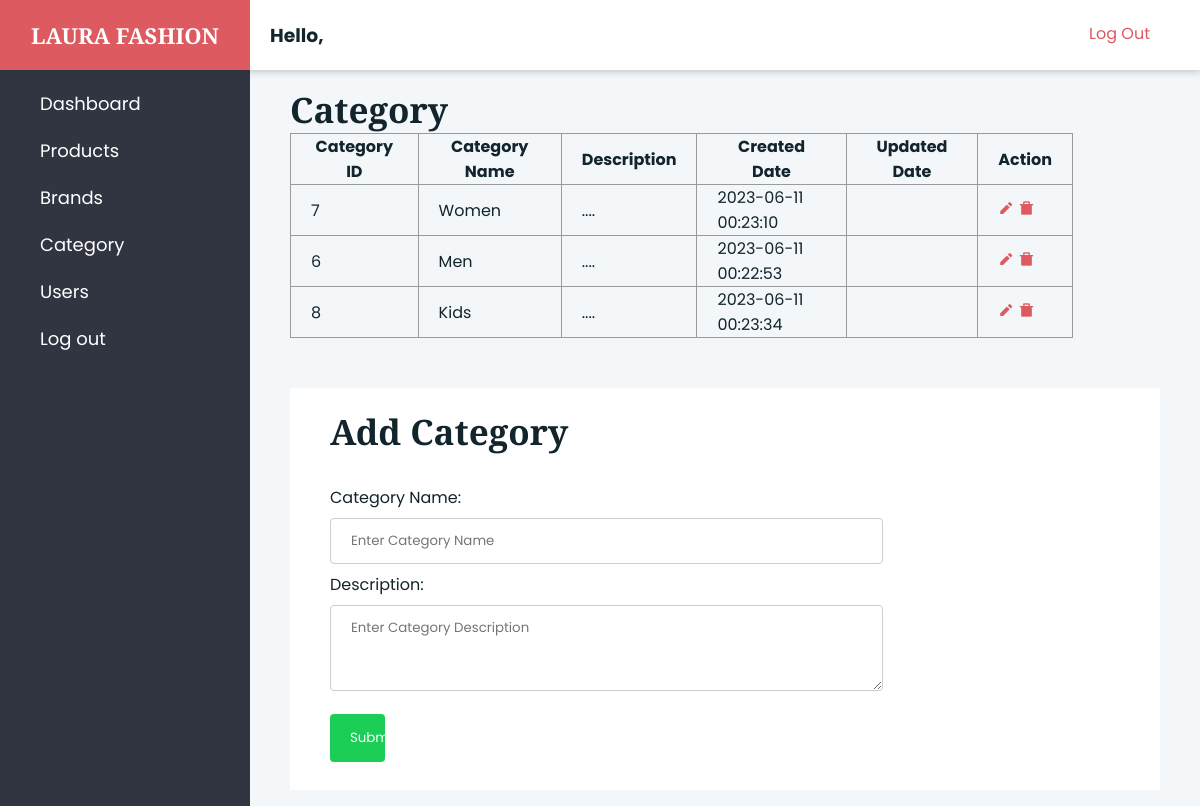
Screenshot of /admin/category.php with the database file from the repository.
### tables this page shows
CREATE TABLE `category` (
  `category_id` int(11) NOT NULL,
  `name` varchar(50) DEFAULT NULL,
  `description` text DEFAULT NULL,
  `created_at` datetime DEFAULT NULL,
  `updated_at` datetime DEFAULT NULL
);

### admin/category.php (the view, shortened to what this page needs)
<!DOCTYPE html>
<html lang="en">
<head>
  <?php
  include '../includes/config.php';
  include '../includes/header.php';
  $username = $_SESSION['username'];
  ?>
  <link rel="stylesheet" href="assets/admin-style.css">
</head>
<body>
  <div class="admin">
    <header class="admin__header">
      <a href="#" class="logo">
        <h1>LAURA FASHION</h1>
      </a>
      <div class="toolbar">
      <h3> Hello, <?php echo $username; ?></h3>
        <a href="../logout.php" class="logout">
          Log Out
        </a>
      </div>
    </header>
        <nav class="admin__nav">
            <ul class="menu">
                <li class="menu__item">
                    <a class="menu__link" href="dashboard.php">Dashboard</a>
                </li>
                <li class="menu__item">
                    <a class="menu__link" href="products.php">Products</a>
                </li>
                <li class="menu__item">
                    <a class="menu__link" href="brands.php">Brands</a>
                </li>
                <li class="menu__item">
                    <a class="menu__link" href="category.php">Category</a>
                </li>
                <li class="menu__item">
                    <a class="menu__link" href="users.php">Users</a>
                </li>
                <li class="menu__item">
                    <a class="menu__link" href="../logout.php">Log out</a>
                </li>
            </ul>
        </nav>
        <main class="admin__main">
            <h2>Category</h2>
            <table id="customers">
                <tr>
                    <th>Category ID</th>
                    <th>Category Name</th>
                    <th>Description</th>
                    <th>Created Date</th>
                    <th>Updated Date</th>
                    <th>Action</th>
                </tr>
                <tr>
                    <?php
                    $sql = "SELECT * FROM category";
                    $result = $conn->query($sql);
                    if ($result->num_rows > 0) {
                        while ($row = $result->fetch_assoc()) {
                            ?>
                        <tr>
                            <td>
                                <?php echo $row['category_id']; ?>
                            </td>
                            <td>
                                <?php echo $row['name']; ?>
                            </td>
                            <td>
                                <?php echo $row['description']; ?>
                            </td>
                            <td>
                                <?php echo $row['created_at']; ?>
                            </td>
                            <td>
                            </td>
                            <td>
                                <a href="category-edit.php?category_id=<?php echo $row['category_id']; ?>" class="edit-badge"
                                    title="Edit"><i class="ri-pencil-fill"></i></a>
                                <a href="category-process.php?category_id=<?php echo $row['category_id']; ?>"
                                    class="del-badge" title="Delete"><i class="ri-delete-bin-7-fill"></i></a>
                            </td>
                        </tr>
                        <?php
                        }
                    } else {
                        echo "0 results";
                    }
                    ?>
                </tr>
            </table>
            <div class="add-form">
                <h2>Add Category</h2>
            <form action="category-process.php" method="POST">
                <label for="cName">Category Name:</label>
                <input type="text" id="cName" name="cName" placeholder="Enter Category Name">
                <label for="desc">Description:</label>
                <textarea name="desc" id="desc" cols="30" rows="3" placeholder="Enter Category Description"></textarea>
                <input type="submit" value="Submit" name="addCategory">
            </form>
            </div>
        </main>
    </div>
</body>
</html>

### assets/css/styles.css (style rules this page uses)
* { margin: 0; padding: 0; box-sizing: border-box; }
a { color: var(--text-color); text-decoration: none; }
ul, li { margin: 0; padding: 0; list-style: none; }
:root { --primary-color: #12242c; --text-color: #6c645c; --primary-font: 'Playfair Display', serif; --secondry-font: 'Poppins', sans-serif; }
body { color: var(--primary-color); font-family: var(--secondry-font); }
h1 { font-size: 65px; font-weight: 800; font-family: var(--primary-font); }
h2 { font-size: 35px; font-family: var(--primary-font); }
nav { width: 100%; background: var(--primary-color); z-index: 99; }

### admin/assets/admin-style.css (style rules this page uses)
* { margin: 0; padding: 0; box-sizing: border-box; font-family: 'Poppins', sans-serif;; }
body { height: 100%; overflow-x: hidden; }
.admin { display: flex; flex-wrap: wrap; display: grid; height: 100vh; grid-template-rows: 70px auto; grid-template-columns: 250px 1fr; grid-template-areas: "header header" "nav main"; }
.admin__header { display: flex; align-items: center; padding-right: 50px; flex-basis: 100%; grid-area: header; height: 70px; background-color: #fff; box-shadow: 0 3px 6px rgba(0, 0, 0, 0.16); position: relative; }
.admin__header a h1 { font-size: 22px; font-weight: 800; }
.admin__nav { flex: 0 0 250px; grid-area: nav; background-color: #313541; }
.admin__nav .menu { padding: 20px 40px; }
.menu__item { margin-bottom: 20px; list-style: none; }
.menu__item a { color: #FFF; font-size: 18px; }
.admin__main { grid-area: main; padding: 16px 40px; background-color: #f4f7fa; }
.toolbar { width: 100%; display: flex; justify-content: space-between; }
.toolbar h3 { margin-left: 20px; }
a { color: #dc5a60; text-decoration: none; }
.logo { display: flex; flex: 0 0 250px; height: 70px; justify-content: center; align-items: center; position: relative; margin: 0; color: #fff; background-color: #dc5a60; }
table { border-collapse: collapse; width: 90%; }
table th, td { border: 1px solid #9b9b9b; padding: 0 20px; }
form { width: 70%; margin-top: 30px; }
input[type=text], select, [type="file"], textarea { width: 100%; padding: 12px 20px; margin: 8px 0; display: inline-block; border: 1px solid #ccc; border-radius: 4px; box-sizing: border-box; }
input[type=submit] { width: 10%; background-color: #1ace56; color: white; padding: 14px 20px; margin: 8px 0; border: none; border-radius: 4px; cursor: pointer; }
.add-form { background: #FFF; padding: 20px 40px; margin-top: 50px; }

### rows the page displays
category: category_id "7", name "Women", description "....", created_at "2023-06-11 00:23:10"
category: category_id "6", name "Men", description "....", created_at "2023-06-11 00:22:53"
category: category_id "8", name "Kids", description "....", created_at "2023-06-11 00:23:34"
